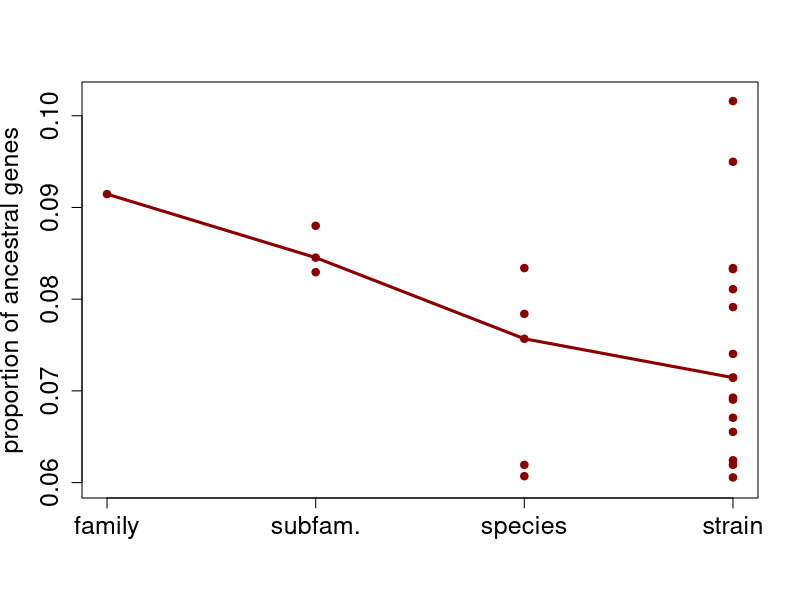

The R script that drew this image:
strain =c(
  360/4317,
  303/5003,
  372/5677,
  307/4957,
  335/4525,
  323/4522,
  321/4492,
  371/4455,
  298/4316,
  352/4341,
  311/4981,
  324/4831,
  439/4622,
  377/4764,
  438/4311,
  299/4317
)


speciesFitch = c( 
  360/4317,
  278/4580,
  307/4957,
  302/3852,
  291/3845
)


subFamilyFitch = c(
  278/3159,
  283/3348,
  283/3412
)


familyFitch = c(
  289/3160
)



pdf(file = '~/EnTrI/figures/fitch.pdf')

plot(4*strain/strain, strain, xlim=c(1,4), ylim=c(0.06,0.102), col="red4", ylab="proportion of ancestral genes", xaxt="n", xlab="",pch=19,
     cex.lab=1.5, cex.axis=1.5)

points(3*speciesFitch/speciesFitch,speciesFitch, col="red4", pch=19)

points(2*subFamilyFitch/subFamilyFitch,subFamilyFitch, col="red4", pch=19)

points(1*familyFitch/familyFitch,familyFitch, col="red4", pch=19)

lines(1:4, c(median(familyFitch), median(subFamilyFitch), median(speciesFitch), median(strain) ), col="red4", lwd=3)

#legend("topright", c("intersection", "ancestral II", "Dollo"), fil=c("red4", "olivedrab4", "cyan3"))
axis(1, at = 1:4, labels=c("family", "subfam.", "species", "strain"), cex.axis=1.5)

dev.off()
